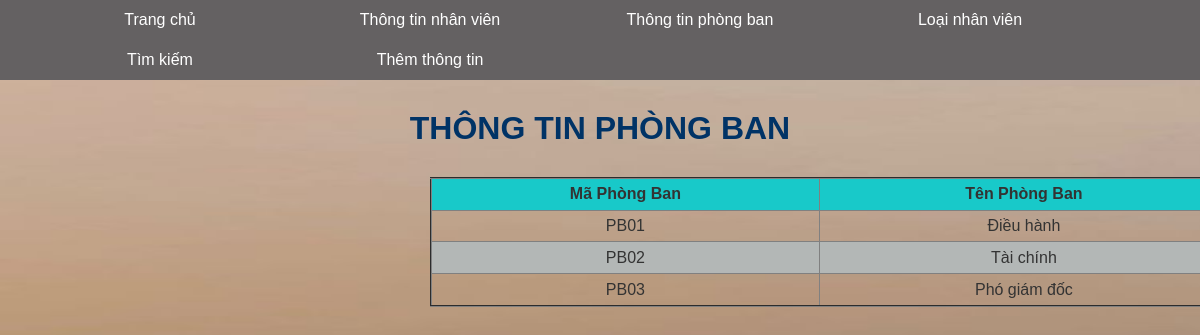
The app's page /phongban.php (signed in) with its own data.
### tables this page shows
CREATE TABLE `phongban` (
  `MAPHONG` varchar(10) NOT NULL,
  `TENPHONG` varchar(50) NOT NULL
);

### phongban.php (the view, shortened to what this page needs)
<!DOCTYPE HTML PUBLIC "-//W3C//DTD HTML 4.01 Frameset//EN">
<html>
<head>
</head>
<body>
<?php
require("trangchu.php");
$strSQL = "SELECT * FROM phongban";
$result = mysqli_query($dbc,$strSQL);
if(mysqli_num_rows($result) == 0)
{
	echo "Chưa có dữ liệu";
}
else
{	echo "<h1 style='color: #003366;margin-top:30px' align='center'>THÔNG TIN PHÒNG BAN</h1>
		  <table align='center' width='800' height='130px' border='2'
				style='border-collapse: collapse; margin-left:430px; margin-top:30px;'>
		  	<tr style='background-color: #18c9c9;' align='center'>
				<td><b>Mã Phòng Ban</b></td>
				<td><b>Tên Phòng Ban</b></td>
		  	</tr>";
	$stt=1;
	while ($row = mysqli_fetch_array($result))
	{
		if($stt%2!=0)
		{
            echo "<tr align='center' >";
			echo "<td>$row[0]</td>";
			echo "<td>$row[1]</td>";
			echo "</tr>";
		}
		else
		{
			echo "<tr style='background-color: #b3b7b6;' align='center' >";
			echo "<td>$row[0]</td>";
			echo "<td>$row[1]</td>";
			echo "</tr>";
		}
			$stt+=1;
	}
	echo '</table>';
}
?>
</body>
</html>

### trangchu.css (style rules this page uses)
#than_page { background-image: url(../QLNV/53fe8045b3d43c499a7eca4345e0d9e2.jpg); background-repeat: repeat; background-size: 1800px 900px; }

### qlnv.css (style rules this page uses)
* { margin: 0; padding: 0; }
body { font-family: sans-serif; color: #333; }

### records on screen
phongban: MAPHONG "PB01", TENPHONG "Điều hành"
phongban: MAPHONG "PB02", TENPHONG "Tài chính"
phongban: MAPHONG "PB03", TENPHONG "Phó giám đốc"
